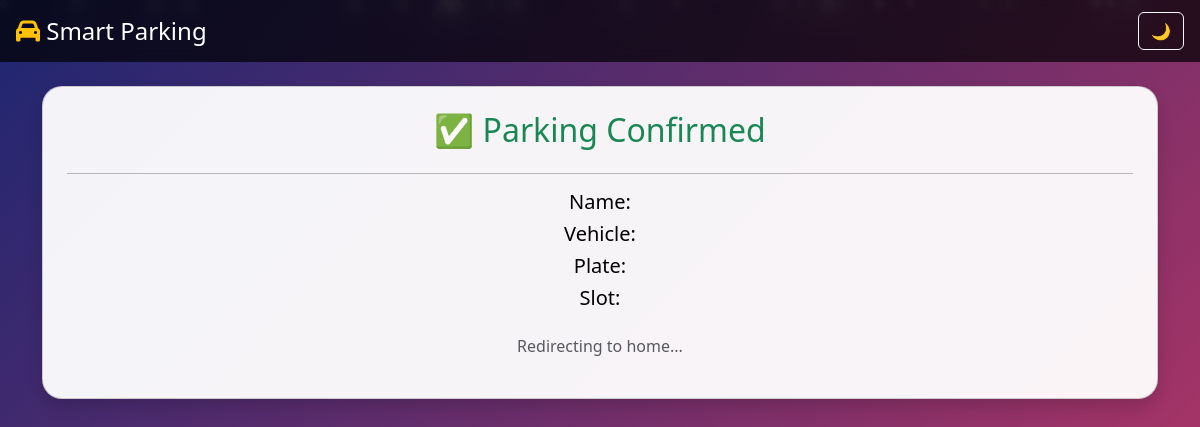
/dashboard/8797, run on an earlier commit of the app's database.
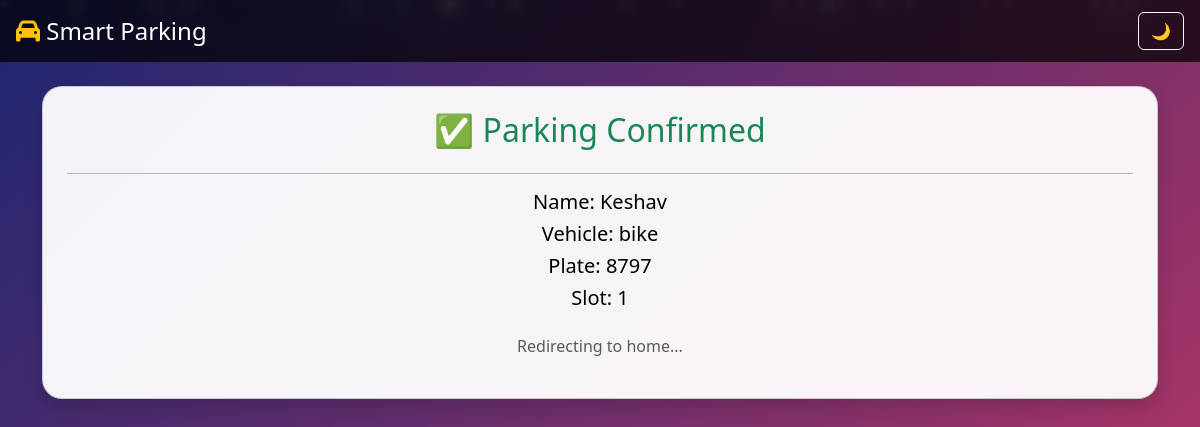
And on a later commit of the database.
### tables this page shows
CREATE TABLE users (
            id INTEGER PRIMARY KEY AUTOINCREMENT,
            name TEXT,
            vehicle TEXT,
            plate TEXT UNIQUE,
            slot INTEGER,
            entry_time TEXT,
            exit_time TEXT,
            fee INTEGER,
            status TEXT
        );

### main.py (the view)
@app.route('/dashboard/<plate>')
def dashboard(plate):
    conn = sqlite3.connect('parking.db')
    cur = conn.cursor()
    cur.execute("SELECT * FROM users WHERE plate=?", (plate,))
    user = cur.fetchone()
    conn.close()
    return render_template('dashboard.html', user=user)

### templates/dashboard.html (shortened to what this page needs)
{% extends 'base.html' %}
{% block content %}
<div class="card p-4 text-center shadow">
    <h2 class="text-success">✅ Parking Confirmed</h2>
    <hr>
    <h5>Name: {{ user[1] }}</h5>
    <h5>Vehicle: {{ user[2] }}</h5>
    <h5>Plate: {{ user[3] }}</h5>
    <h5>Slot: {{ user[4] }}</h5>
    <p class="mt-3 text-muted">Redirecting to home...</p>
</div>
{% endblock %}

What changed in the data, as far as the page shows it:
added users: name "Keshav", vehicle "bike", plate "8797", slot "1"
